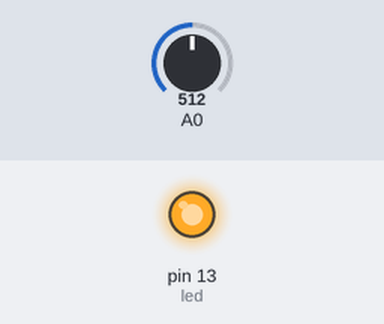
Recording of a sketch running on a simulated Arduino Uno, built with avr-gcc and run on an emulated ATmega328P. On the bench: output pins drawn as LEDs (lit = HIGH). The inputs (shaded band) are chosen by the test bench; at power-on: A0 = 512.

Above: at 1.2 s.
1.3 s: A0 set to 263
2.8 s: A0 set to 236
At 3.6 s:
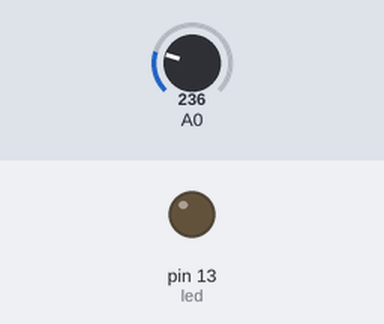
4.3 s: A0 set to 260
At 4.7 s:
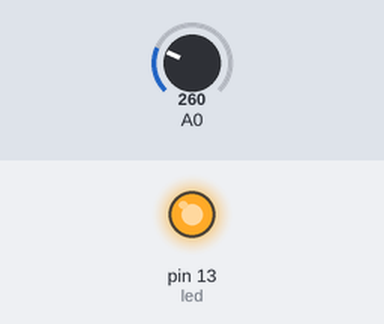
5.8 s: A0 set to 240
At 7.1 s:
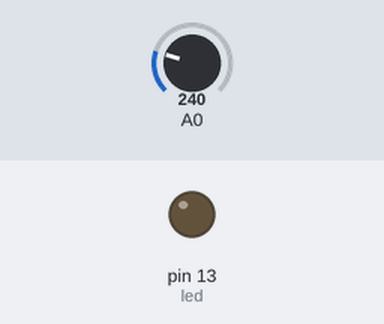
Timing chart, 0 to 8.3 s (numbered marks = the images above; inputs shaded):
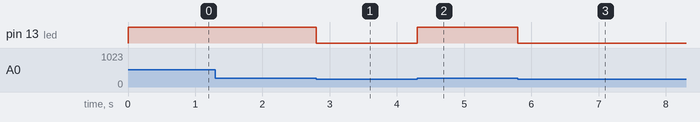

Measured:
- the behaviour switches between 250 and 249 on A0 (found by bisection; images 0 and 1)
- after the input at 1.3 s, every drawn part: stays the same
- after the input at 2.8 s, pin 13 (led): HIGH → LOW at once
- after the input at 4.3 s, pin 13 (led): LOW → HIGH at once
- after the input at 5.8 s, pin 13 (led): HIGH → LOW at once

The sketch:

day3Project2.ino
```cpp
//Author : LearnIt Team
int potValue;
int thresholdValue = 250;
int led =13;

void setup(){
  pinMode(led,OUTPUT);
}

void loop(){
  potValue = analogRead(A0);

  if(potValue < thresholdValue){
    digitalWrite(led,LOW);
  }
  else{
    digitalWrite(led,HIGH);
  }
}
```
